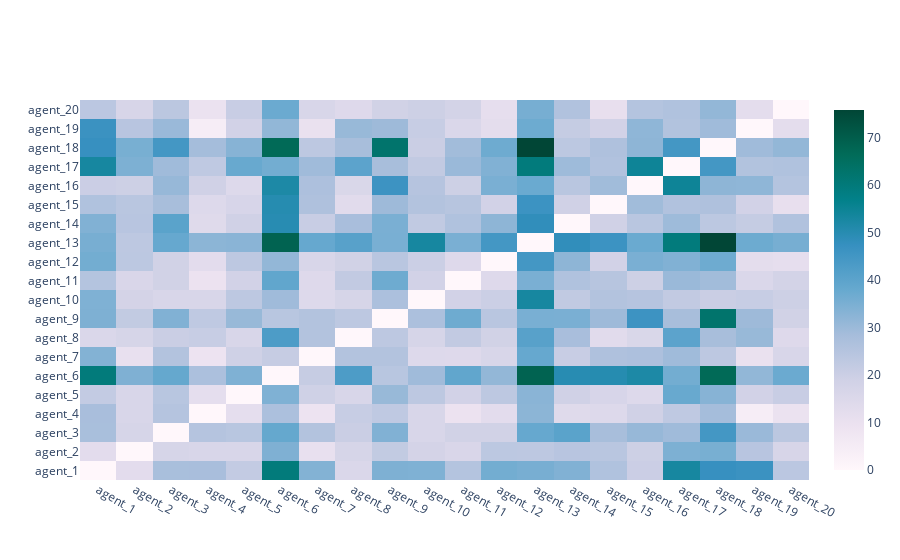

Notebook code for this chart:
### Code cell
fig = heatmap(
    net.similarity_heatmap(),
    x_labels=['agent_'+str(i+1) for i in range(len(net.agents))],
    y_labels=['agent_'+str(i+1) for i in range(len(net.agents))]
)
fig.show()

### Figure 1 — Plotly figure (JSON) as saved in the notebook; plotly's stock layout.template omitted (floating-point values rounded to 4 significant figures; data arrays with more than 128 entries replaced by an {"elided": "..."} marker saying what was removed)
{"data": [{"colorscale": [[0.0, "rgb(255,247,251)"], [0.125, "rgb(236,226,240)"], [0.25, "rgb(208,209,230)"], [0.375, "rgb(166,189,219)"], [0.5, "rgb(103,169,207)"], [0.625, "rgb(54,144,192)"], [0.75, "rgb(2,129,138)"], [0.875, "rgb(1,108,89)"], [1.0, "rgb(1,70,54)"]], "hoverongaps": false, "x": ["agent_1", "agent_2", "agent_3", "agent_4", "agent_5", "agent_6", "agent_7", "agent_8", "agent_9", "agent_10", "agent_11", "agent_12", "agent_13", "agent_14", "agent_15", "agent_16", "agent_17", "agent_18", "agent_19", "agent_20"], "y": ["agent_1", "agent_2", "agent_3", "agent_4", "agent_5", "agent_6", "agent_7", "agent_8", "agent_9", "agent_10", "agent_11", "agent_12", "agent_13", "agent_14", "agent_15", "agent_16", "agent_17", "agent_18", "agent_19", "agent_20"], "z": {"elided": "20x20 float values"}, "type": "heatmap"}], "layout": {}}
